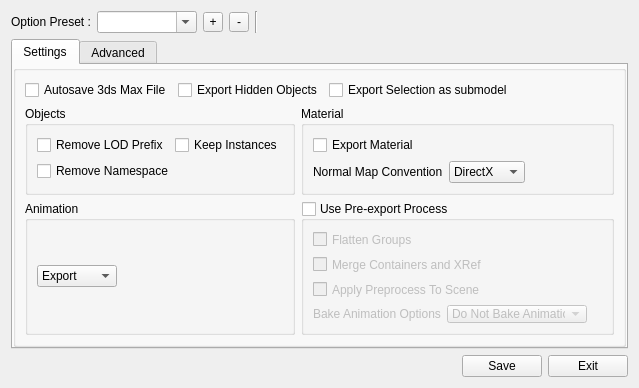
<?xml version="1.0" encoding="UTF-8"?>
<ui version="4.0">
 <class>settingsWindow</class>
 <widget class="QWidget" name="settingsWindow">
  <property name="geometry">
   <rect>
    <x>0</x>
    <y>0</y>
    <width>639</width>
    <height>388</height>
   </rect>
  </property>
  <property name="sizePolicy">
   <sizepolicy hsizetype="Preferred" vsizetype="Minimum">
    <horstretch>0</horstretch>
    <verstretch>0</verstretch>
   </sizepolicy>
  </property>
  <property name="minimumSize">
   <size>
    <width>569</width>
    <height>250</height>
   </size>
  </property>
  <property name="maximumSize">
   <size>
    <width>639</width>
    <height>388</height>
   </size>
  </property>
  <property name="baseSize">
   <size>
    <width>569</width>
    <height>260</height>
   </size>
  </property>
  <property name="windowTitle">
   <string>Export Options</string>
  </property>
  <layout class="QVBoxLayout" name="verticalLayout_2">
   <item>
    <layout class="QHBoxLayout" name="horizontalLayout_8">
     <property name="topMargin">
      <number>0</number>
     </property>
     <item>
      <widget class="QLabel" name="label_3">
       <property name="text">
        <string>Option Preset :</string>
       </property>
      </widget>
     </item>
     <item>
      <widget class="QComboBox" name="comboOptionPreset">
       <property name="minimumSize">
        <size>
         <width>100</width>
         <height>0</height>
        </size>
       </property>
       <property name="maximumSize">
        <size>
         <width>100</width>
         <height>16777215</height>
        </size>
       </property>
       <property name="editable">
        <bool>true</bool>
       </property>
       <property name="currentText">
        <string/>
       </property>
       <property name="insertPolicy">
        <enum>QComboBox::InsertAtCurrent</enum>
       </property>
      </widget>
     </item>
     <item>
      <widget class="QToolButton" name="btnAddOptionPreset">
       <property name="minimumSize">
        <size>
         <width>20</width>
         <height>20</height>
        </size>
       </property>
       <property name="maximumSize">
        <size>
         <width>20</width>
         <height>20</height>
        </size>
       </property>
       <property name="text">
        <string>+</string>
       </property>
      </widget>
     </item>
     <item>
      <widget class="QToolButton" name="btnRemoveOptionPreset">
       <property name="minimumSize">
        <size>
         <width>20</width>
         <height>20</height>
        </size>
       </property>
       <property name="maximumSize">
        <size>
         <width>20</width>
         <height>20</height>
        </size>
       </property>
       <property name="text">
        <string>-</string>
       </property>
      </widget>
     </item>
     <item>
      <widget class="Line" name="line">
       <property name="orientation">
        <enum>Qt::Vertical</enum>
       </property>
      </widget>
     </item>
     <item>
      <spacer name="horizontalSpacer_6">
       <property name="orientation">
        <enum>Qt::Horizontal</enum>
       </property>
       <property name="sizeHint" stdset="0">
        <size>
         <width>40</width>
         <height>20</height>
        </size>
       </property>
      </spacer>
     </item>
    </layout>
   </item>
   <item>
    <widget class="QTabWidget" name="tabWidget">
     <property name="currentIndex">
      <number>0</number>
     </property>
     <widget class="QWidget" name="tabSettings">
      <attribute name="title">
       <string>Settings</string>
      </attribute>
      <layout class="QHBoxLayout" name="horizontalLayout_6">
       <property name="leftMargin">
        <number>0</number>
       </property>
       <property name="topMargin">
        <number>0</number>
       </property>
       <property name="rightMargin">
        <number>0</number>
       </property>
       <property name="bottomMargin">
        <number>0</number>
       </property>
       <item>
        <widget class="QGroupBox" name="groupBox_5">
         <property name="title">
          <string/>
         </property>
         <layout class="QVBoxLayout" name="verticalLayout_7">
          <item>
           <layout class="QHBoxLayout" name="horizontalLayout">
            <property name="topMargin">
             <number>0</number>
            </property>
            <item>
             <widget class="QCheckBox" name="cbAutosave">
              <property name="text">
               <string>Autosave 3ds Max File</string>
              </property>
             </widget>
            </item>
            <item>
             <widget class="QCheckBox" name="cbExportHidden">
              <property name="text">
               <string>Export Hidden Objects</string>
              </property>
             </widget>
            </item>
            <item>
             <widget class="QCheckBox" name="cbSelectionAsSubmodel">
              <property name="text">
               <string>Export Selection as submodel</string>
              </property>
             </widget>
            </item>
            <item>
             <spacer name="horizontalSpacer_3">
              <property name="orientation">
               <enum>Qt::Horizontal</enum>
              </property>
              <property name="sizeHint" stdset="0">
               <size>
                <width>40</width>
                <height>20</height>
               </size>
              </property>
             </spacer>
            </item>
           </layout>
          </item>
          <item>
           <layout class="QGridLayout" name="gridLayout">
            <item row="0" column="0">
             <widget class="QGroupBox" name="groupBox_2">
              <property name="title">
               <string>Objects</string>
              </property>
              <layout class="QVBoxLayout" name="verticalLayout_3">
               <item>
                <layout class="QHBoxLayout" name="horizontalLayout_5">
                 <item>
                  <widget class="QCheckBox" name="cbRemoveLODPrefix">
                   <property name="text">
                    <string>Remove LOD Prefix</string>
                   </property>
                  </widget>
                 </item>
                 <item>
                  <widget class="QCheckBox" name="cbKeepInstances">
                   <property name="text">
                    <string>Keep Instances</string>
                   </property>
                  </widget>
                 </item>
                </layout>
               </item>
               <item>
                <widget class="QCheckBox" name="cbRemoveNamespace">
                 <property name="text">
                  <string>Remove Namespace</string>
                 </property>
                </widget>
               </item>
              </layout>
             </widget>
            </item>
            <item row="1" column="1">
             <widget class="QGroupBox" name="gbUsePreExport">
              <property name="title">
               <string>Use Pre-export Process</string>
              </property>
              <property name="checkable">
               <bool>true</bool>
              </property>
              <property name="checked">
               <bool>false</bool>
              </property>
              <layout class="QVBoxLayout" name="verticalLayout_4">
               <item>
                <widget class="QCheckBox" name="cbFlattenGroups">
                 <property name="text">
                  <string>Flatten Groups</string>
                 </property>
                </widget>
               </item>
               <item>
                <widget class="QCheckBox" name="cbMergeContainers">
                 <property name="text">
                  <string>Merge Containers and XRef</string>
                 </property>
                </widget>
               </item>
               <item>
                <widget class="QCheckBox" name="cbApplyPreprocessToScene">
                 <property name="text">
                  <string>Apply Preprocess To Scene</string>
                 </property>
                </widget>
               </item>
               <item>
                <layout class="QHBoxLayout" name="horizontalLayout_3">
                 <item>
                  <widget class="QLabel" name="label">
                   <property name="sizePolicy">
                    <sizepolicy hsizetype="Preferred" vsizetype="Preferred">
                     <horstretch>0</horstretch>
                     <verstretch>0</verstretch>
                    </sizepolicy>
                   </property>
                   <property name="text">
                    <string>Bake Animation Options</string>
                   </property>
                  </widget>
                 </item>
                 <item>
                  <widget class="QComboBox" name="comboBakeAnimationOptions">
                   <property name="minimumSize">
                    <size>
                     <width>140</width>
                     <height>0</height>
                    </size>
                   </property>
                   <item>
                    <property name="text">
                     <string>Do Not Bake Animations</string>
                    </property>
                   </item>
                   <item>
                    <property name="text">
                     <string>Bake All Animations</string>
                    </property>
                   </item>
                   <item>
                    <property name="text">
                     <string>Selective Bake</string>
                    </property>
                   </item>
                  </widget>
                 </item>
                 <item>
                  <spacer name="horizontalSpacer">
                   <property name="orientation">
                    <enum>Qt::Horizontal</enum>
                   </property>
                   <property name="sizeHint" stdset="0">
                    <size>
                     <width>40</width>
                     <height>20</height>
                    </size>
                   </property>
                  </spacer>
                 </item>
                </layout>
               </item>
              </layout>
             </widget>
            </item>
            <item row="0" column="1">
             <widget class="QGroupBox" name="groupBox_4">
              <property name="title">
               <string>Material</string>
              </property>
              <layout class="QVBoxLayout" name="verticalLayout_5">
               <item>
                <widget class="QCheckBox" name="cbExportMaterial">
                 <property name="minimumSize">
                  <size>
                   <width>0</width>
                   <height>20</height>
                  </size>
                 </property>
                 <property name="text">
                  <string>Export Material</string>
                 </property>
                </widget>
               </item>
               <item>
                <layout class="QHBoxLayout" name="horizontalLayout_4">
                 <item>
                  <widget class="QLabel" name="label_2">
                   <property name="minimumSize">
                    <size>
                     <width>0</width>
                     <height>20</height>
                    </size>
                   </property>
                   <property name="maximumSize">
                    <size>
                     <width>16777215</width>
                     <height>30</height>
                    </size>
                   </property>
                   <property name="text">
                    <string>Normal Map Convention</string>
                   </property>
                  </widget>
                 </item>
                 <item>
                  <widget class="QComboBox" name="comboNormalMap">
                   <item>
                    <property name="text">
                     <string>DirectX</string>
                    </property>
                   </item>
                   <item>
                    <property name="text">
                     <string>OpenGL</string>
                    </property>
                   </item>
                  </widget>
                 </item>
                 <item>
                  <spacer name="horizontalSpacer_2">
                   <property name="orientation">
                    <enum>Qt::Horizontal</enum>
                   </property>
                   <property name="sizeType">
                    <enum>QSizePolicy::Expanding</enum>
                   </property>
                   <property name="sizeHint" stdset="0">
                    <size>
                     <width>40</width>
                     <height>0</height>
                    </size>
                   </property>
                  </spacer>
                 </item>
                </layout>
               </item>
               <item>
                <spacer name="verticalSpacer">
                 <property name="orientation">
                  <enum>Qt::Vertical</enum>
                 </property>
                 <property name="sizeType">
                  <enum>QSizePolicy::Maximum</enum>
                 </property>
                 <property name="sizeHint" stdset="0">
                  <size>
                   <width>20</width>
                   <height>20</height>
                  </size>
                 </property>
                </spacer>
               </item>
              </layout>
             </widget>
            </item>
            <item row="1" column="0">
             <widget class="QGroupBox" name="groupBox">
              <property name="title">
               <string>Animation</string>
              </property>
              <layout class="QVBoxLayout" name="verticalLayout">
               <item>
                <widget class="QComboBox" name="comboAnimationExport">
                 <property name="maximumSize">
                  <size>
                   <width>80</width>
                   <height>16777215</height>
                  </size>
                 </property>
                 <item>
                  <property name="text">
                   <string>Export</string>
                  </property>
                 </item>
                 <item>
                  <property name="text">
                   <string>Not Export</string>
                  </property>
                 </item>
                 <item>
                  <property name="text">
                   <string>Export ONLY</string>
                  </property>
                 </item>
                </widget>
               </item>
              </layout>
             </widget>
            </item>
           </layout>
          </item>
         </layout>
        </widget>
       </item>
       <item>
        <spacer name="horizontalSpacer_5">
         <property name="orientation">
          <enum>Qt::Horizontal</enum>
         </property>
         <property name="sizeHint" stdset="0">
          <size>
           <width>40</width>
           <height>20</height>
          </size>
         </property>
        </spacer>
       </item>
      </layout>
     </widget>
     <widget class="QWidget" name="tabAdvanced">
      <attribute name="title">
       <string>Advanced</string>
      </attribute>
      <layout class="QVBoxLayout" name="verticalLayout_9">
       <property name="leftMargin">
        <number>0</number>
       </property>
       <property name="topMargin">
        <number>0</number>
       </property>
       <property name="rightMargin">
        <number>0</number>
       </property>
       <property name="bottomMargin">
        <number>0</number>
       </property>
       <item>
        <widget class="QGroupBox" name="groupBox_6">
         <property name="title">
          <string/>
         </property>
         <layout class="QVBoxLayout" name="verticalLayout_6">
          <item>
           <widget class="QGroupBox" name="groupBox_8">
            <property name="title">
             <string>GLTF</string>
            </property>
            <layout class="QHBoxLayout" name="horizontalLayout_10">
             <item>
              <widget class="QCheckBox" name="cbAsoboAnimationRetargeting">
               <property name="text">
                <string>ASOBO_animation_retargeting</string>
               </property>
              </widget>
             </item>
             <item>
              <widget class="QCheckBox" name="cbAsoboUniqueID">
               <property name="enabled">
                <bool>true</bool>
               </property>
               <property name="text">
                <string>ASOBO_uniqueID</string>
               </property>
              </widget>
             </item>
            </layout>
           </widget>
          </item>
          <item>
           <widget class="QGroupBox" name="groupBox_7">
            <property name="sizePolicy">
             <sizepolicy hsizetype="Preferred" vsizetype="MinimumExpanding">
              <horstretch>0</horstretch>
              <verstretch>0</verstretch>
             </sizepolicy>
            </property>
            <property name="title">
             <string>Textures</string>
            </property>
            <layout class="QVBoxLayout" name="verticalLayout_8">
             <item>
              <layout class="QHBoxLayout" name="horizontalLayout_2">
               <item>
                <widget class="QLabel" name="label_5">
                 <property name="text">
                  <string>Texture Quality</string>
                 </property>
                </widget>
               </item>
               <item>
                <widget class="QLineEdit" name="lineTextureQuality">
                 <property name="sizePolicy">
                  <sizepolicy hsizetype="Minimum" vsizetype="Fixed">
                   <horstretch>0</horstretch>
                   <verstretch>0</verstretch>
                  </sizepolicy>
                 </property>
                 <property name="maximumSize">
                  <size>
                   <width>50</width>
                   <height>50</height>
                  </size>
                 </property>
                 <property name="text">
                  <string>100</string>
                 </property>
                 <property name="alignment">
                  <set>Qt::AlignRight|Qt::AlignTrailing|Qt::AlignVCenter</set>
                 </property>
                 <property name="placeholderText">
                  <string>100</string>
                 </property>
                </widget>
               </item>
               <item>
                <spacer name="horizontalSpacer_4">
                 <property name="orientation">
                  <enum>Qt::Horizontal</enum>
                 </property>
                 <property name="sizeHint" stdset="0">
                  <size>
                   <width>40</width>
                   <height>20</height>
                  </size>
                 </property>
                </spacer>
               </item>
              </layout>
             </item>
             <item>
              <widget class="QCheckBox" name="cbWriteTextures">
               <property name="text">
                <string>Write Textures</string>
               </property>
              </widget>
             </item>
             <item>
              <widget class="QCheckBox" name="cbOverwriteTexture">
               <property name="text">
                <string>Overwrite Texture</string>
               </property>
              </widget>
             </item>
             <item>
              <widget class="QCheckBox" name="cbMergeAO">
               <property name="text">
                <string>Merge AO Map</string>
               </property>
              </widget>
             </item>
             <item>
              <layout class="QHBoxLayout" name="horizontalLayout_9">
               <property name="topMargin">
                <number>0</number>
               </property>
               <item>
                <widget class="QLabel" name="label_4">
                 <property name="text">
                  <string>Texture Path</string>
                 </property>
                </widget>
               </item>
               <item>
                <widget class="QLineEdit" name="lineTexturePath"/>
               </item>
               <item>
                <widget class="QToolButton" name="btnBrowseTexture">
                 <property name="text">
                  <string>...</string>
                 </property>
                </widget>
               </item>
              </layout>
             </item>
            </layout>
           </widget>
          </item>
         </layout>
        </widget>
       </item>
       <item>
        <spacer name="verticalSpacer_2">
         <property name="orientation">
          <enum>Qt::Vertical</enum>
         </property>
         <property name="sizeHint" stdset="0">
          <size>
           <width>20</width>
           <height>40</height>
          </size>
         </property>
        </spacer>
       </item>
      </layout>
     </widget>
    </widget>
   </item>
   <item>
    <spacer name="verticalSpacer_3">
     <property name="orientation">
      <enum>Qt::Vertical</enum>
     </property>
     <property name="sizeHint" stdset="0">
      <size>
       <width>20</width>
       <height>40</height>
      </size>
     </property>
    </spacer>
   </item>
   <item>
    <layout class="QHBoxLayout" name="horizontalLayout_7">
     <item>
      <spacer name="horizontalSpacer_7">
       <property name="orientation">
        <enum>Qt::Horizontal</enum>
       </property>
       <property name="sizeHint" stdset="0">
        <size>
         <width>40</width>
         <height>20</height>
        </size>
       </property>
      </spacer>
     </item>
     <item>
      <widget class="QPushButton" name="btnSave">
       <property name="text">
        <string>Save</string>
       </property>
      </widget>
     </item>
     <item>
      <widget class="QPushButton" name="btnCancel">
       <property name="text">
        <string>Exit</string>
       </property>
      </widget>
     </item>
    </layout>
   </item>
  </layout>
 </widget>
 <resources/>
 <connections/>
</ui>
